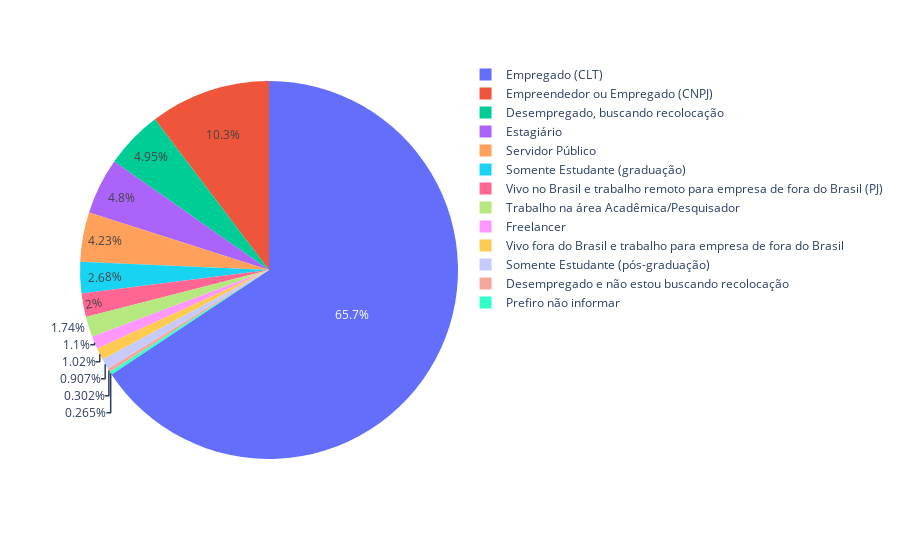

Here is the notebook cell this chart was saved with:
### Code cell
fig = px.pie(df_e, values=df_e.values, names=df_e.index)
fig.show()

### Figure 1 — Plotly figure (JSON) as saved in the notebook; plotly's stock layout.template omitted (floating-point values rounded to 4 significant figures)
{"data": [{"domain": {"x": [0, 1], "y": [0, 1]}, "hovertemplate": "index=%{label}<br>value=%{value}<extra></extra>", "labels": ["Empregado (CLT)", "Empreendedor ou Empregado (CNPJ)", "Desempregado, buscando recolocação", "Estagiário", "Servidor Público", "Somente Estudante (graduação)", "Vivo no Brasil e trabalho remoto para empresa de fora do Brasil (PJ)", "Trabalho na área Acadêmica/Pesquisador", "Freelancer", "Vivo fora do Brasil e trabalho para empresa de fora do Brasil", "Somente Estudante (pós-graduação)", "Desempregado e não estou buscando recolocação", "Prefiro não informar"], "legendgroup": "", "name": "", "showlegend": true, "type": "pie", "values": [1737, 273, 131, 127, 112, 71, 53, 46, 29, 27, 24, 8, 7]}], "layout": {"autosize": true, "legend": {"tracegroupgap": 0}, "margin": {"t": 60}}}
